Frame 1 (no input): blank canvas, image omitted
Frame 60 (the mouse pressed at the canvas centre just before this capture): blank canvas, image omitted
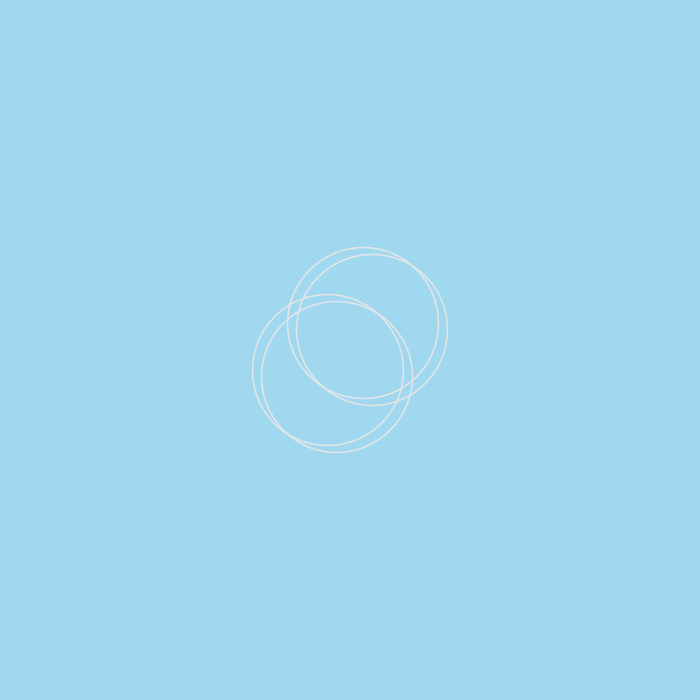
Frame 120 (the mouse held since frame 60 and released just before this capture)

The Processing sketch whose frames 1 and 60 were blank and that drew this single picture after the mouse press (run headless with seeded random() and noise(); from frame 60 on, the mouse is pressed at the canvas centre):

// Processing sketch: processing_70901
// ── processing_70901.pde

/*Aquarius paludum
Yuki
September 17, 2012                                         
I refered to the site below.
http://www.geijutsu.tsukuba.ac.jp/~fumiaki/class2009/processing/term2/processing17.pdf                                                        
*/

Ring[] rings; // Declare the array
int numRings = 50;
int currentRing = 0;

void setup() {
  size(700, 700);
  smooth();
  rings = new Ring[numRings]; // Create the array
  for (int i = 0; i < numRings; i++) {
    rings[i] = new Ring(); // Create each object
  }

}

void draw() {

  background(160,216,random(240,255));

  for (int i = 0; i < numRings; i++) {

    rings[i].grow();

    rings[i].display();

  }

}

// Click to create a new Ring

void mousePressed() {

  rings[currentRing].start(mouseX, mouseY);

  currentRing++;

  if (currentRing >= numRings) {

    currentRing = 0;

  }

}

//class definition

class Ring {
  float x, y; 
  float diameter;
  float theta = random(100);
  boolean on = false; 
  void start(float xpos, float ypos) {
    x = xpos;
    y = ypos;

    on = true;

    diameter = 1;

  }

  void grow() {

    if (on == true) {

      diameter += 2.5;

      if (diameter > 400) {

        on = false;

      }

    }

  }

  void display() {

    if (on == true) {
      
      noFill();
      strokeWeight(1.5);

      stroke(random(220,230));
      ellipse(x+30*cos(theta+0.21), y+30*sin(theta+0.21), diameter, diameter);
      ellipse(x+30*cos(theta+0.21+PI), y+30*sin(theta+0.21+PI), diameter, diameter);
      ellipse(x+30*cos(theta+0.58), y+30*sin(theta+0.58), diameter, diameter);
      ellipse(x+30*cos(theta+0.58+PI), y+30*sin(theta+0.58+PI), diameter, diameter);
    }

  }

}
